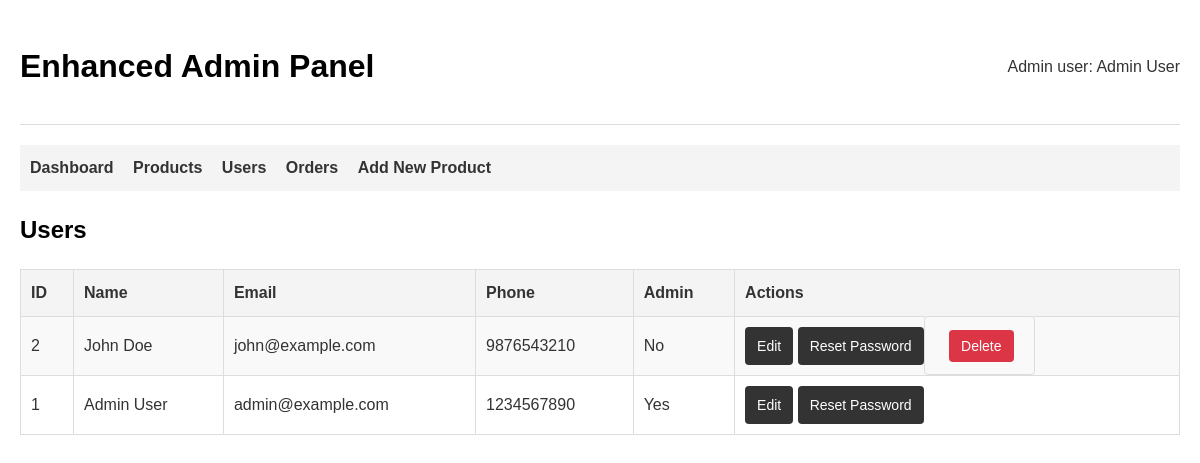
Screenshot of /enhanced_admin.php?action=users with the database file from the repository.
### tables this page shows
CREATE TABLE `users` (
  `id` int(11) NOT NULL,
  `first_name` varchar(100) NOT NULL,
  `last_name` varchar(100) NOT NULL,
  `email` varchar(255) NOT NULL,
  `phone` varchar(20) DEFAULT NULL,
  `password` varchar(255) NOT NULL,
  `is_admin` tinyint(1) NOT NULL DEFAULT 0,
  `created_at` timestamp NOT NULL DEFAULT current_timestamp(),
  `updated_at` timestamp NOT NULL DEFAULT current_timestamp() ON UPDATE current_timestamp()
);

### enhanced_admin.php (the view, shortened to what this page needs)
<?php
$db_host = 'localhost';
$db_name = 'adidas_store';
$db_user = 'root';
$db_pass = '';
$action = isset($_GET['action']) ? $_GET['action'] : 'dashboard';
try {
    $conn = new PDO("mysql:host=$db_host;dbname=$db_name", $db_user, $db_pass);
    $conn->setAttribute(PDO::ATTR_ERRMODE, PDO::ERRMODE_EXCEPTION);
    $stmt = $conn->query("SELECT * FROM users WHERE email = 'admin@example.com' AND is_admin = 1");
    $admin = $stmt->fetch(PDO::FETCH_ASSOC);
    echo '<!DOCTYPE html>
    <html lang="en">
    <head>
    </head>
    <body>
        <div class="container">
            <div class="header">
                <h1>Enhanced Admin Panel</h1>
                <div>
                    <p>Admin user: ' . htmlspecialchars($admin['first_name'] . ' ' . $admin['last_name']) . '</p>
                </div>
            </div>
            <div class="nav">
                <a href="?action=dashboard">Dashboard</a>
                <a href="?action=products">Products</a>
                <a href="?action=users">Users</a>
                <a href="?action=orders">Orders</a>
                <a href="?action=add_product">Add New Product</a>
            </div>';
    if ($action === 'dashboard') {
        $userCount = $conn->query("SELECT COUNT(*) FROM users")->fetchColumn();
        $productCount = $conn->query("SELECT COUNT(*) FROM products")->fetchColumn();
        $orderCount = $conn->query("SELECT COUNT(*) FROM orders")->fetchColumn();
        $revenue = $conn->query("SELECT SUM(total_amount) FROM orders WHERE status != 'cancelled'")->fetchColumn() ?: 0;
        echo '<h2>Dashboard</h2>
        <div style="display: flex; justify-content: space-between; margin-bottom: 20px;">
            <div style="flex: 1; background: #f4f4f4; padding: 20px; margin-right: 10px; text-align: center;">
                <h3>' . $userCount . '</h3>
                <p>Total Users</p>
            </div>
            <div style="flex: 1; background: #f4f4f4; padding: 20px; margin-right: 10px; text-align: center;">
                <h3>' . $productCount . '</h3>
                <p>Total Products</p>
            </div>
            <div style="flex: 1; background: #f4f4f4; padding: 20px; margin-right: 10px; text-align: center;">
                <h3>' . $orderCount . '</h3>
                <p>Total Orders</p>
            </div>
            <div style="flex: 1; background: #f4f4f4; padding: 20px; text-align: center;">
                <h3>$' . number_format($revenue, 2) . '</h3>
                <p>Total Revenue</p>
            </div>
        </div>';
        $stmt = $conn->query("
            SELECT o.id, o.total_amount, o.status, o.created_at, u.first_name, u.last_name
            FROM orders o
            JOIN users u ON o.user_id = u.id
            ORDER BY o.created_at DESC
            LIMIT 5
        ");
        $recentOrders = $stmt->fetchAll(PDO::FETCH_ASSOC);
        echo '<h3>Recent Orders</h3>';
        if (count($recentOrders) > 0) {
            echo '<table>
                <tr>
                    <th>Order ID</th>
                    <th>Customer</th>
                    <th>Amount</th>
                    <th>Status</th>
                    <th>Date</th>
                    <th>Actions</th>
                </tr>';
            foreach ($recentOrders as $order) {
                echo '<tr>
                    <td>#' . $order['id'] . '</td>
                    <td>' . htmlspecialchars($order['first_name'] . ' ' . $order['last_name']) . '</td>
                    <td>$' . number_format($order['total_amount'], 2) . '</td>
                    <td>' . ucfirst($order['status']) . '</td>
                    <td>' . date('M j, Y', strtotime($order['created_at'])) . '</td>
                    <td><a href="?action=view_order&id=' . $order['id'] . '" class="btn">View</a></td>
                </tr>';
            }
            echo '</table>';
        } else {
            echo '<p>No recent orders found.</p>';
        }
        $stmt = $conn->query("
            SELECT id, name, stock
            FROM products
            WHERE stock < 10
            ORDER BY stock ASC
            LIMIT 5
        ");
        $lowStockProducts = $stmt->fetchAll(PDO::FETCH_ASSOC);
        echo '<h3>Low Stock Products</h3>';
        if (count($lowStockProducts) > 0) {
            echo '<table>
                <tr>
                    <th>ID</th>
                    <th>Product</th>
                    <th>Stock</th>
                    <th>Actions</th>
                </tr>';
            foreach ($lowStockProducts as $product) {
                echo '<tr>
                    <td>' . $product['id'] . '</td>
                    <td>' . htmlspecialchars($product['name']) . '</td>
                    <td>' . ($product['stock'] == 0 ? '<span style="color: red;">Out of Stock</span>' : $product['stock']) . '</td>
                    <td><a href="?action=edit_product&id=' . $product['id'] . '" class="btn">Edit</a></td>
                </tr>';
            }
            echo '</table>';
        } else {
            echo '<p>No low stock products found.</p>';
        }
    }
    elseif ($action === 'users') {
        echo '<h2>Users</h2>';
        $stmt = $conn->query("SELECT * FROM users ORDER BY id DESC");
        $users = $stmt->fetchAll(PDO::FETCH_ASSOC);
        if (count($users) > 0) {
            echo '<table>
                <tr>
                    <th>ID</th>
                    <th>Name</th>
                    <th>Email</th>
                    <th>Phone</th>
                    <th>Admin</th>
                    <th>Actions</th>
                </tr>';
            foreach ($users as $user) {
                echo '<tr>
                    <td>' . $user['id'] . '</td>
                    <td>' . htmlspecialchars($user['first_name'] . ' ' . $user['last_name']) . '</td>
                    <td>' . htmlspecialchars($user['email']) . '</td>
                    <td>' . htmlspecialchars($user['phone']) . '</td>
                    <td>' . ($user['is_admin'] ? 'Yes' : 'No') . '</td>
                    <td class="actions">
                        <a href="?action=edit_user&id=' . $user['id'] . '" class="btn">Edit</a>
                        <a href="?action=reset_user_password&id=' . $user['id'] . '" class="btn">Reset Password</a>';
                if ($user['id'] != $admin['id']) {
                    echo '<form method="post" style="display: inline;" onsubmit="return confirm(\'Are you sure you want to delete this user?\');">
                            <input type="hidden" name="user_action" value="delete">
                            <input type="hidden" name="user_id" value="' . $user['id'] . '">
                            <button type="submit" class="btn btn-danger">Delete</button>
                        </form>';
                }
                echo '</td>
                </tr>';
            }
            echo '</table>';
        } else {
            echo '<p>No users found.</p>';
        }
    }
    echo '</div>
    </body>
    </html>';
} catch (PDOException $e) {
    echo '<h1>Database Error</h1>';
    echo '<p>Error: ' . $e->getMessage() . '</p>';
    echo '<p>Make sure your database connection details are correct.</p>';
    echo '<h2>Database Connection Details</h2>';
    echo '<p>Host: ' . $db_host . '</p>';
    echo '<p>Database: ' . $db_name . '</p>';
    echo '<p>Username: ' . $db_user . '</p>';
    echo '<p>Password: ' . str_repeat('*', strlen($db_pass)) . '</p>';
}
?>

### enhanced_admin.php (style rules this page uses)
body { font-family: Arial, sans-serif; line-height: 1.6; margin: 0; padding: 20px; color: #333; }
h1, h2, h3 { color: #000; }
.container { max-width: 1200px; margin: 0 auto; }
.header { display: flex; justify-content: space-between; align-items: center; margin-bottom: 20px; padding-bottom: 10px; border-bottom: 1px solid #ddd; }
.nav { background: #f4f4f4; padding: 10px; margin-bottom: 20px; }
.nav a { margin-right: 15px; text-decoration: none; color: #333; font-weight: bold; }
table { width: 100%; border-collapse: collapse; margin-bottom: 20px; }
table, th, td { border: 1px solid #ddd; }
th, td { padding: 10px; text-align: left; }
th { background-color: #f4f4f4; }
tr:nth-child(even) { background-color: #f9f9f9; }
.btn { display: inline-block; padding: 8px 12px; background: #333; color: white; border: none; cursor: pointer; text-decoration: none; font-size: 14px; border-radius: 4px; }
.btn-danger { background: #dc3545; }
form { background: #f9f9f9; padding: 20px; border: 1px solid #ddd; border-radius: 4px; }
.actions { white-space: nowrap; }

### rows the page displays
users: first_name+last_name "Admin User", id "1", email "admin@example.com", phone "1234567890", is_admin "Yes"
users: id "2", first_name+last_name "John Doe", email "john@example.com", phone "9876543210", is_admin "No"
